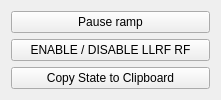
       <widget class="QWidget" name="layoutWidget">
        <property name="geometry">
         <rect>
          <x>1</x>
          <y>1</y>
          <width>221</width>
          <height>83</height>
         </rect>
        </property>
        <layout class="QVBoxLayout" name="verticalLayout_4">
         <item>
          <widget class="QPushButton" name="start_pause_ramp_button_3">
           <property name="minimumSize">
            <size>
             <width>111</width>
             <height>0</height>
            </size>
           </property>
           <property name="maximumSize">
            <size>
             <width>16777215</width>
             <height>25</height>
            </size>
           </property>
           <property name="text">
            <string>Pause ramp</string>
           </property>
          </widget>
         </item>
         <item>
          <widget class="QPushButton" name="llrf_enable_button_3">
           <property name="minimumSize">
            <size>
             <width>111</width>
             <height>0</height>
            </size>
           </property>
           <property name="maximumSize">
            <size>
             <width>16777215</width>
             <height>25</height>
            </size>
           </property>
           <property name="text">
            <string>ENABLE / DISABLE LLRF RF</string>
           </property>
           <property name="checkable">
            <bool>false</bool>
           </property>
          </widget>
         </item>
         <item>
          <widget class="QPushButton" name="copy_to_clipboard_button">
           <property name="text">
            <string>Copy State to Clipboard</string>
           </property>
          </widget>
         </item>
        </layout>
       </widget>
